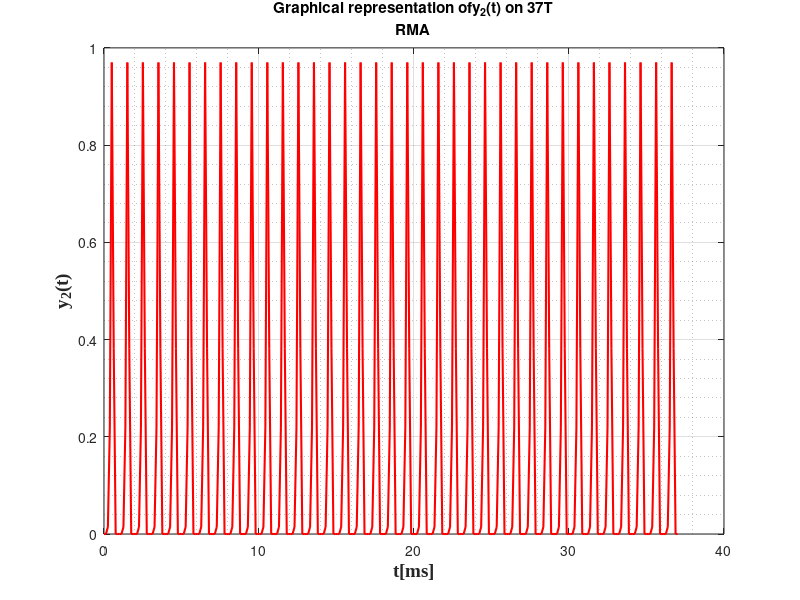

The MATLAB script that drew this image:
%y2(t) 
T_2=1;
t = linspace(0,1,4);
x = 0.86*t.^2-2.05*t+0.97;
v=ones(1,37*2);
for i=1:37*2
   if mod(i,2) == 1
       v(i)=-v(i);
   end
end
y2=x'*v;
y2=y2(:);
for i = 1:148*2
    if y2(i) < 0
        y2(i) = 0;
    end
end
T2=linspace(0,37*T_2,(T_2+1)*37*2*2);
T2=T2(:);
figure(1);
plot(T2,y2,'r','LineWidth',1.5);
grid on;
grid minor;
xlabel('t[ms]', 'fontweight', 'bold', 'fontsize', 14, 'FontName', 'Times New Roman');
ylabel('y_{2}(t)','fontweight','bold','fontsize', 14, 'FontName', 'Times New Roman');
title({'Graphical representation ofy_{2}(t) on 37T';'RMA'});
